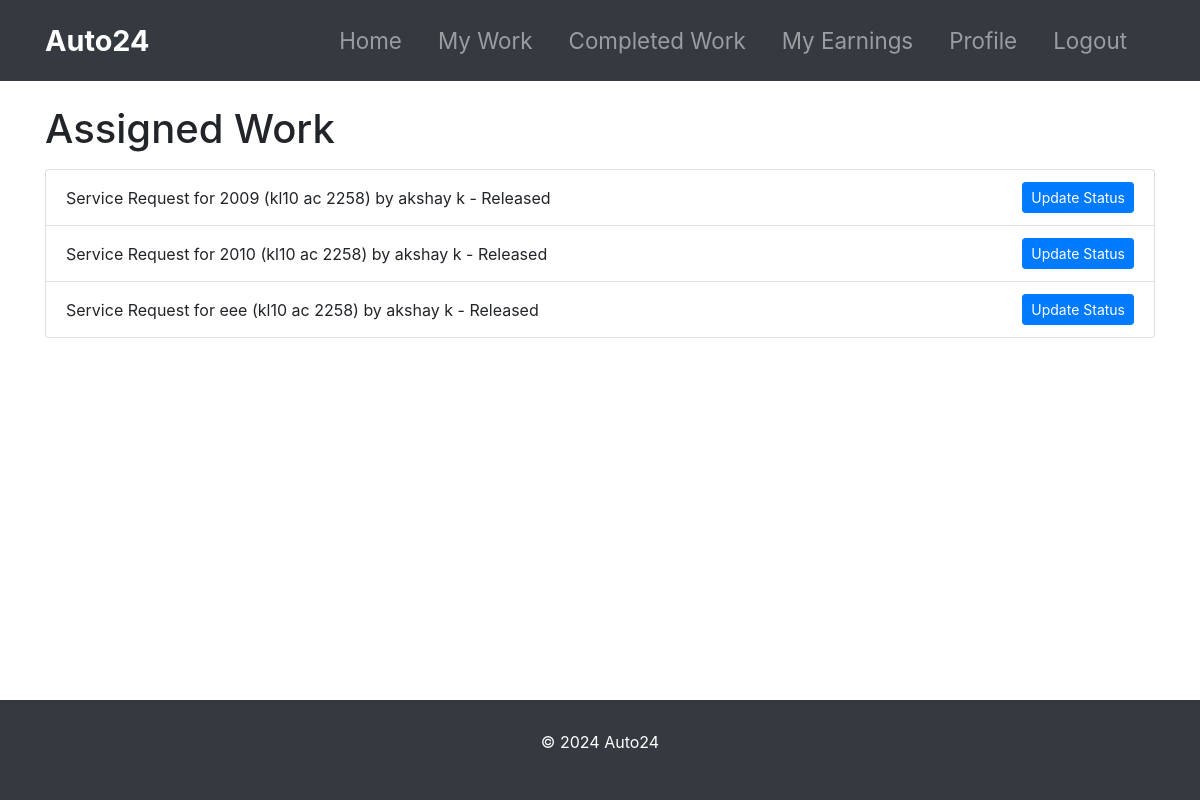
The app's page /assigned-work/ (signed in) with its own data.
### mechanic_management/models.py (models this page shows, shortened)
class MechanicWork(models.Model):
    mechanic = models.ForeignKey(Mechanic, on_delete=models.CASCADE, related_name='works')
    service_request = models.ForeignKey('customer_management.ServiceRequest', on_delete=models.CASCADE, related_name='works')
    assigned_at = models.DateTimeField(default=timezone.now)
    status = models.CharField(max_length=20, choices=[
        ('Repairing', 'Repairing'),
        ('Repairing Done', 'Repairing Done'),
        ('Released', 'Released')
    ], default='Repairing')
    cost = models.DecimalField(max_digits=10, decimal_places=2, null=True, blank=True)

### customer_management/models.py (models this page shows, shortened)
class ServiceRequest(models.Model):
    STATUS_CHOICES = [
        ('Pending', 'Pending'),
        ('Approved', 'Approved'),
        ('Repairing', 'Repairing'),
        ('Repairing Done', 'Repairing Done'),
        ('Released', 'Released')
    ]
    customer = models.ForeignKey(Customer, on_delete=models.CASCADE, related_name='service_requests')
    vehicle = models.ForeignKey(Vehicle, on_delete=models.CASCADE, related_name='service_requests')
    problem_description = models.TextField()
    status = models.CharField(max_length=20, choices=STATUS_CHOICES, default='Pending')
    cost = models.DecimalField(max_digits=10, decimal_places=2, null=True, blank=True)
    created_at = models.DateTimeField(default=timezone.now)
    def __str__(self):
        return f"Service Request for {self.vehicle} by {self.customer.get_name}"

class Vehicle(models.Model):
    number = models.CharField(max_length=20)
    model = models.CharField(max_length=100)
    customer = models.ForeignKey(Customer, on_delete=models.CASCADE, related_name='vehicles')
    def __str__(self):
        return f"{self.model} ({self.number})"

class Customer(models.Model):
    user = models.OneToOneField(User, on_delete=models.CASCADE)
    profile_pic = models.ImageField(upload_to='profile_pic/CustomerProfilePic/', null=True, blank=True)
    address = models.CharField(max_length=40)
    mobile = models.CharField(max_length=20, null=False)
    @property
    def get_name(self):
        return self.user.first_name + " " + self.user.last_name

### mechanic_management/views.py (the view)
# urls.py: path('assigned-work/', views.assigned_work, name='assigned_work'),
@login_required
def assigned_work(request):
    mechanic = request.user.mechanic  # Assuming the logged-in user is a mechanic
    assigned_work = MechanicWork.objects.filter(mechanic=mechanic)
    return render(request, 'mechanic/assigned_work.html', {'assigned_work': assigned_work})

### templates/mechanic/assigned_work.html (shortened to what this page needs)
{% extends 'mechanic/base.html' %}
{% block content %}
<div class="container mt-4">
    <h1>Assigned Work</h1>
    <ul class="list-group mt-3">
        {% for work in assigned_work %}
        <li class="list-group-item d-flex justify-content-between align-items-center">
            {{ work.service_request }} - {{ work.status }}
            <a href="{% url 'update_work_status' work.pk %}" class="btn btn-primary btn-sm">Update Status</a>
        </li>
        {% empty %}
        <li>No Assigned work found.</li>
    {% endfor %}
    </ul>
</div>
{% endblock %}

### templates/mechanic/base.html (style rules this page uses)
body { display: flex; flex-direction: column; min-height: 100vh; }

### records on screen
MechanicWork: service_request "Service Request for 2009 (kl10 ac 2258) by akshay k", status "Released"
MechanicWork: service_request "Service Request for 2010 (kl10 ac 2258) by akshay k", status "Released"
MechanicWork: service_request "Service Request for eee (kl10 ac 2258) by akshay k", status "Released"
